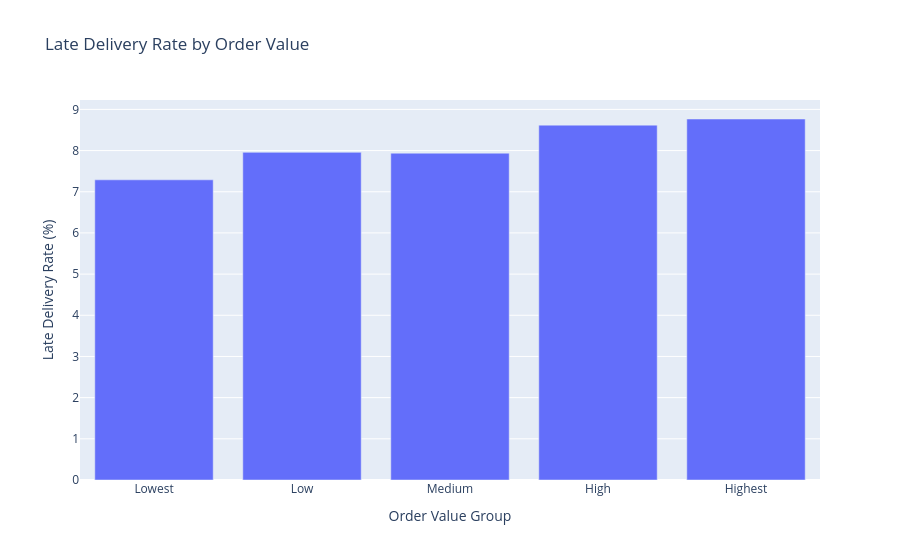

The cell this chart's notebook holds for it:
### Code cell
fig = px.bar(
    value_delivery,
    x="order_value_group",
    y="late_delivery_rate",
    title="Late Delivery Rate by Order Value"
)

fig.update_layout(
    xaxis_title="Order Value Group",
    yaxis_title="Late Delivery Rate (%)"
)

fig.show()

### Figure 1 — Plotly figure (JSON) as saved in the notebook; plotly's stock layout.template omitted (floating-point values rounded to 4 significant figures)
{"data": [{"hovertemplate": "order_value_group=%{x}<br>late_delivery_rate=%{y}<extra></extra>", "legendgroup": "", "marker": {"color": "#636efa", "pattern": {"shape": ""}}, "name": "", "orientation": "v", "showlegend": false, "textposition": "auto", "type": "bar", "x": ["Lowest", "Low", "Medium", "High", "Highest"], "xaxis": "x", "y": [7.29, 7.957, 7.936, 8.617, 8.767], "yaxis": "y"}], "layout": {"barmode": "relative", "legend": {"tracegroupgap": 0}, "title": {"text": "Late Delivery Rate by Order Value"}, "xaxis": {"anchor": "y", "domain": [0, 1], "title": {"text": "Order Value Group"}}, "yaxis": {"anchor": "x", "domain": [0, 1], "title": {"text": "Late Delivery Rate (%)"}}}}
